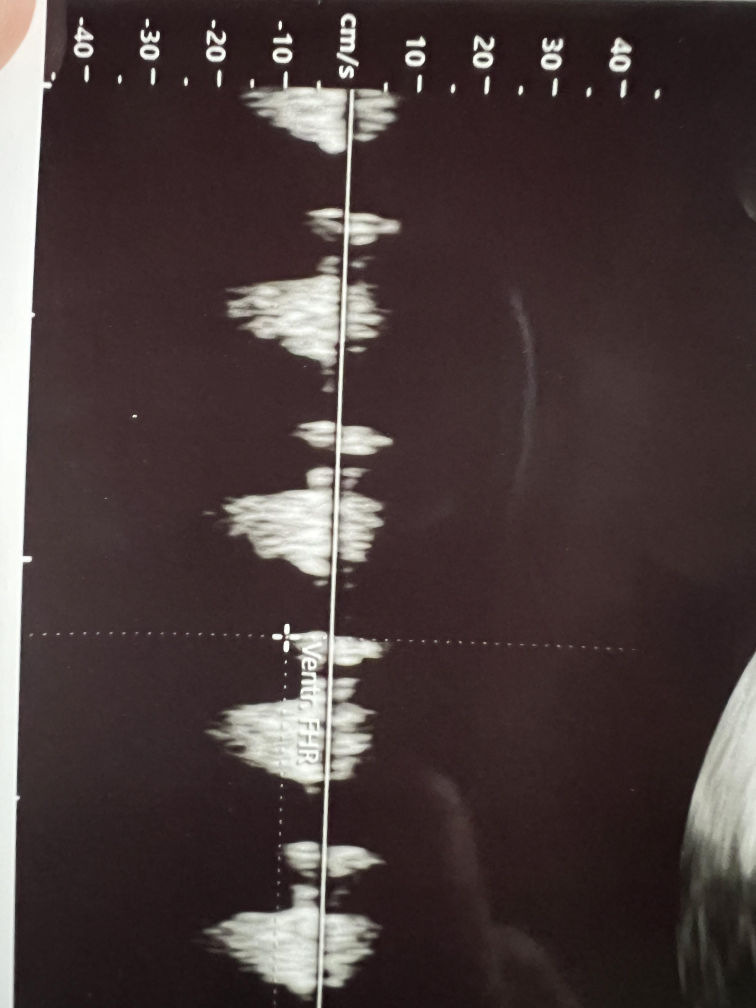
#> input picture img/hb_2.jpg, 3024 x 4032 px (shown at 1/4 size)
$ jupyter execute heartbeat.ipynb
#> lines starting #> are read from the running program, lines starting #| are printed output that depends on the picture; after the words box and inside, x2 and y2 are one past the last pixel; in counts of white or black regions, pixels touching at a corner belong together
# <center>Capturing a Heartbeat from an Image</center>
<center>by Nigel Story</center>

## Contents

* [1. Introduction](#intro)
    * [1.1 About the Data](#about)
    * [1.2 Methods](#methods)
    * [1.3 Packages and Setup](#packages)
* [2. Image Processing](#processing)
* [3. Signal Extraction](#extraction)
* [4. DBSCAN Noise Removal](#dbscan)
* [5. Signal Scaling and Interpolation](#scaling)
* [6. Conclusion](#conclusion)

## Introduction

My life was changed. There I stood in a dark doctor's office with my wife, staring at a staticky screen and listen to a gentle "bubum... bubum..." through speakers mounted in the corners of the room. It was my son's heartbeat, and my first time hearing it. It was at our 8-week ultrasound, and he was about the size of a blueberry. And after this -- the most profound moment of my life so far -- they sent us home with a cheap role of grainy images to help us remember the moment, but I would never the sound of that hearbeat -- the first sound I heard from him -- again. But I could get close...

One of the images they sent home with us had the sound wave of his heartbeat printed on it with a scale for amplitude and "133bpm."

In this project, I'll be taking that image and reproducing the sound of my son's first heartbeat.

### About the Data

The data for this project is the image of the sound produced from the first ultrasound of my son's heartbeat. More specifically, a picture taken with an iPhone of the take-home printout provided by the ultrasound technician.

### Methods

My approach to extracting the sound from the image is fairly straight-forward: scan over the pixels of the image from left to right, recording the min and max row-indices of where the image changes from black to white and vice versa. Then I interpolate a soundwave between the mins and maxes with a cubic spline. I then sample the sound wave to the correct sampling rate of a WAV audio file, and normalize the wave so that it produces the desired 133 beats per minute.

Now that I've written it out, maybe the process isn't quite so straight-forward, so let's dive in.

### Packages and Setup

For processing the image, we'll rely on the OpenCV library, and for the matrix processing of the raw pixel values, numpy. We'll also use DBSCAN clustering as a way of identifying and removing outliers and noise that might translate from the image to the sound.

[cell 1]
import cv2
import matplotlib.pyplot as plt
import pandas as pd
import numpy as np
import datetime as dt
from sklearn.cluster import DBSCAN
from sklearn.preprocessing import MinMaxScaler
from scipy.io.wavfile import write
from scipy.interpolate import interp1d
from scipy import interpolate

## Image Processing

To prepare the image for signal extraction, we'll need to first rotate the image so that the x-axis of the sound wave is horizontal. Then we'll crop the image to contain two full periods of the heartbeat's signal and use binary thresholding to convert the image to black and white.

[cell 2]
img = cv2.imread('./img/hb_2.jpg')
#> img is the input picture: shape (4032, 3024, 3); mean B, G, R 59.7, 60.1, 73.2
img = cv2.rotate(img, cv2.ROTATE_90_COUNTERCLOCKWISE)
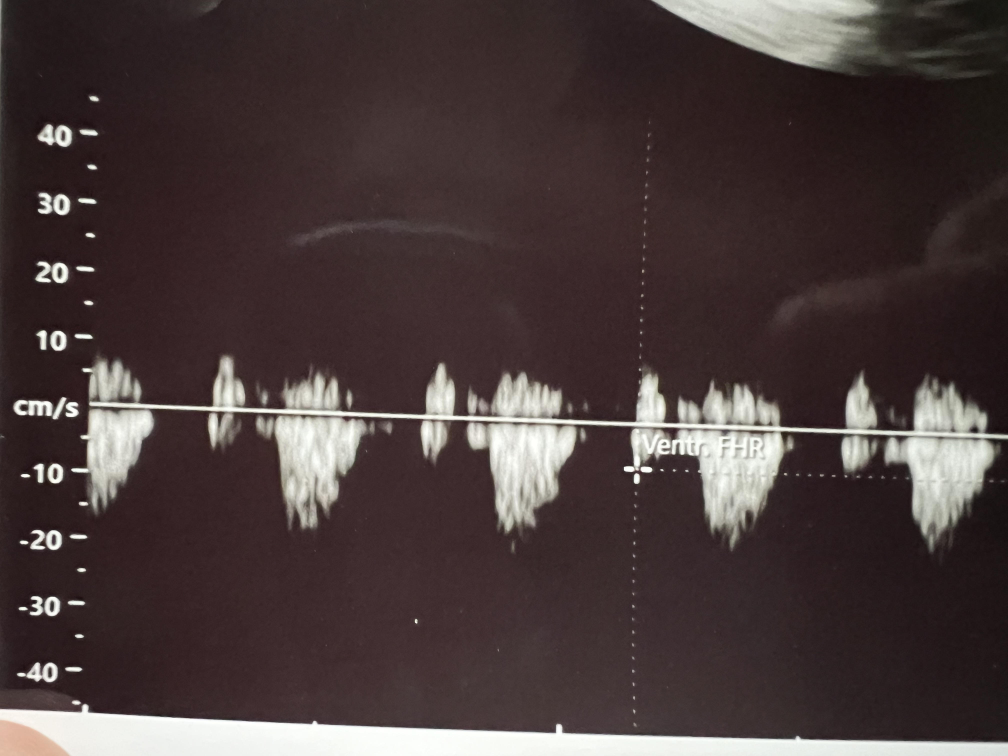
#> img: shape (3024, 4032, 3) (shown at 1/4 size); mean B, G, R 59.7, 60.1, 73.2

plt.title("Original Image")
plt.imshow(img)
plt.show()

[cell 3]
def rotate_image(image, angle):

    image_center = tuple(np.array(image.shape[1::-1]) / 2)
    rot_mat = cv2.getRotationMatrix2D(image_center, angle, 1.0)
    result = cv2.warpAffine(image, rot_mat, image.shape[1::-1], flags=cv2.INTER_LINEAR)

    return result


def crop_image(image):

    # return image[1500:2600, 420:2400]
    return image[1900:2700, 200:2000]

[cell 4]
img = cv2.imread('./img/hb_2.jpg', cv2.IMREAD_GRAYSCALE)
#> img: shape (4032, 3024); min 12, max 255, mean 64

ret, img = cv2.threshold(img, 75, 255, cv2.THRESH_BINARY)
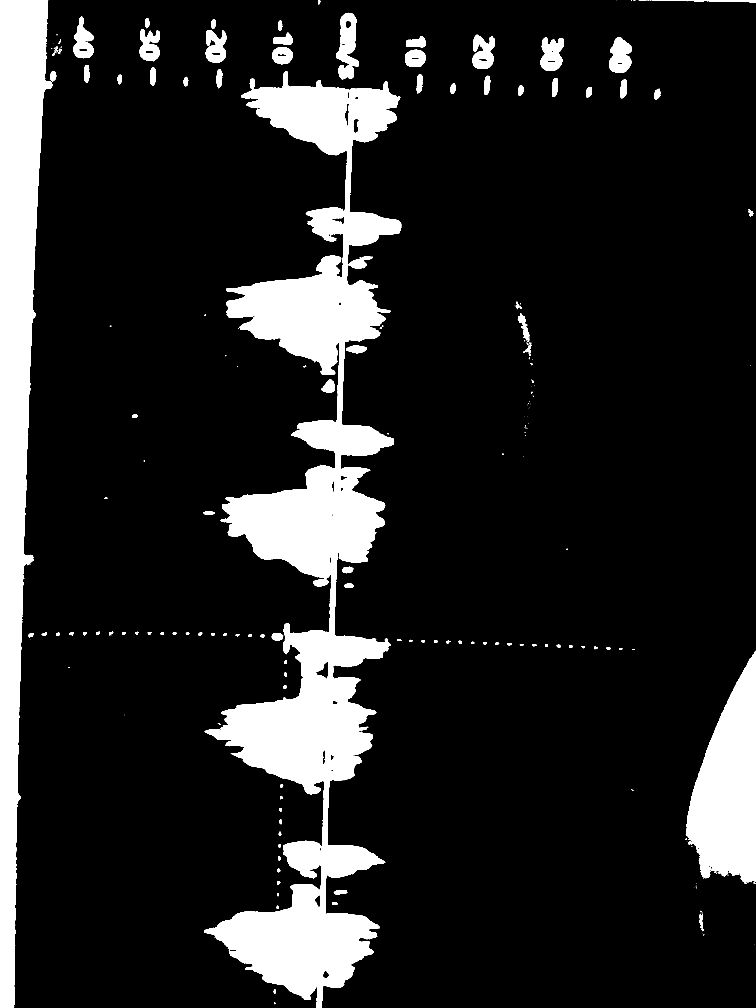
#> img: shape (4032, 3024) (shown at 1/4 size); 14% white; 275 white regions (154 under 20 px), largest, box (x1, y1, x2, y2) and area: (818, 284, 1605, 4032) 984061, (0, 0, 210, 4032) 442636, (2743, 2603, 3024, 3535) 164896

img = rotate_image(img, 92)
#> in rotate_image, `result = cv2.warpAffine(image, rot_mat, image.shape[1::-1], flags=cv2...`:
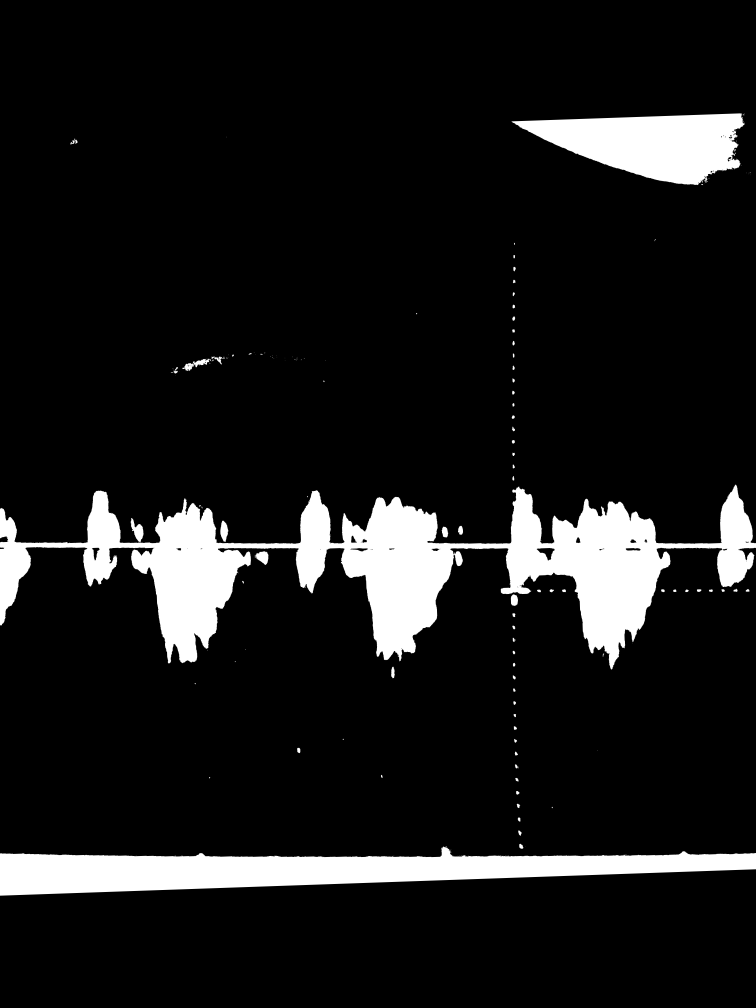
#> result: shape (4032, 3024) (shown at 1/4 size); min 0, max 255, mean 26
img = crop_image(img)
#> in crop_image, `return image[1900:2700, 200:2000]`:
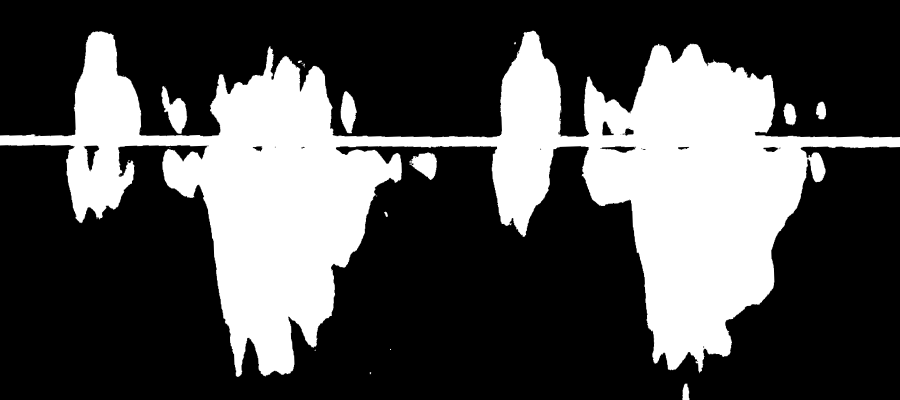
#> returned value: shape (800, 1800) (shown at 1/2 size); min 0, max 255, mean 77

[cell 5]
plt.title("Grayscaled, cropped, binary thresholding")
plt.imshow(img)
plt.show()

The image is almost ready for processing; however, the x-axis shows prominently as a thick horizontal line in this image. This will add background noise to the final sound output, so we'll try to remove it.

To do this, we'll make a simple detector for rows of pixels with high illumination. The detector will work by taking the average pixel value for each row of the image, and if the average excedes a threshold, then we'll set those pixel values to zero. To determine the threshold, let's take a look at a visualization of the average pixel values by row.

[cell 6]
avg_vals = []
for row in img:
    avg_vals.append(row.mean())
#> after the loop, avg_vals = 800 values, max 255 at index 276, min 0 at index 0, mean 76.98

plt.plot(avg_vals)
plt.show()
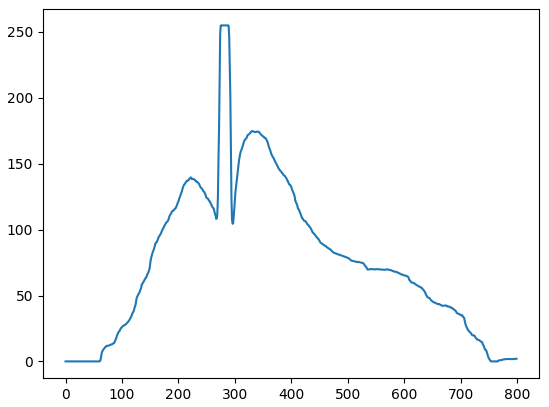
#> figure drawn by matplotlib, 1 panel; curve peaks at x = 276, y = 255

The spike in the middle represents the pixels of the x-axis, and while they average around 250 in brightness, the surrounding rows don't exceed 200, so we can set our threshold to 200 and filter out the x-axis from the image.

[cell 7]
filtered_img = np.empty((0, img.shape[1]))
#> filtered_img = empty array
z = np.zeros((1, img.shape[1]))

for i in range(img.shape[0]):
    row = img[i]
    if row.mean() < 200:
        filtered_img = np.append(filtered_img, row.reshape(1,-1), axis=0)
    else:
        filtered_img = np.append(filtered_img, filtered_img[i-1].reshape(1,-1), axis=0)

filtered_img.shape
#> Out = (800, 1800)

Let's take a look at how our filtering worked out.

[cell 8]
plt.imshow(filtered_img)

The filter worked fairly well, though there are still some areas around the x-axis with brighter pixel values, but our final signal should be much cleaner now.

## Signal Extraction

Now let's implement the pipeline for signal extraction. Like explained in the Methods section, our algorithm will scan the image from left to right, recording the min and max index values of pixel color changes, and interpolating zeros where there is no color change.

[cell 9]
def extract_signal(img):
    """Estimate signal amplitude from image of sound wave.
    For each column of binarized image array, scan pixels
    and append indices to signal if current pixel
    and previous pixel have different values.

    Args:
        img (np.ndarray): numpy representation of image pixels

    Returns:
        (np.array): Indices of pixel value changes, estimating
            sound signal amplitude.
    """

    # init empty signal
    signal = np.empty((0, 2))

    for j in range(img.shape[1]): # cols
        for i in range(img.shape[0]): # rows
            prev = img[i-1, j]
            curr = img[i, j]

            if prev != curr: # if pixel value changes, append to output signal
                signal = np.append(signal, np.array([[j, img.shape[0] - i]]), axis=0)

    return signal


# [57 lines left out: functions interpolate_nan, extract_signal_alternate, not called in this run]

[cell 10]
signal = extract_signal(filtered_img)
#> signal = 17169 pairs, first value 0 to 1799, second value 1 to 800

[cell 11]
plt.title("Extracted signal")
plt.scatter(x=signal[:, 0], y=signal[:, 1])
plt.show()
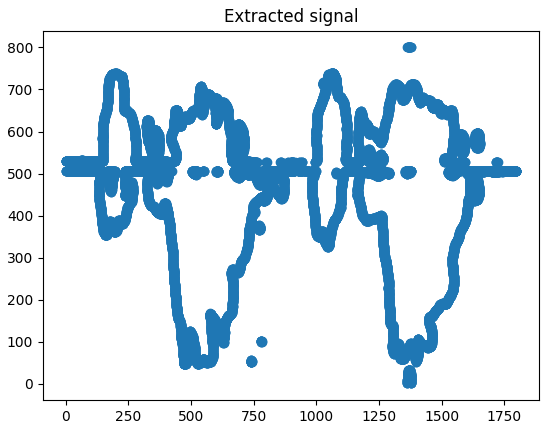
#> figure drawn by matplotlib, 1 panel

Above, we can see the key points that will form our signal. However, there are some oulier points that will cause extra noise in the final signal, So our next steps will be removing the ouliers through density-based clustering analysis.

### DBSCAN Noise Removal

Clustering isn't typically used for outlier removal in signal data, but since this signal is produced from an image, it proves quite useful here. By using a density-based clustering algorithm, points that are relatively contiguous will be clustered together, and the outliers will form smaller, isolated clusters. So by implementing DBSCAN and filtering the data for the inliers cluster, we can clean up our final signal.

Since we want to avoid creating many small clusters in favor of creating one "main" cluster, the epsilon and minimum samples values for our DBSCAN implementation will be larger than usual.

[cell 12]
# outlier removal with DBSCAN
dbs = DBSCAN(min_samples=10, eps=30)
dbs.fit(signal)

[cell 13]
df = pd.DataFrame(signal, columns=['x', 'y'])
#> df = table of 17169 rows and 2 columns
df['cluster'] = dbs.labels_

[cell 14]
plt.title("Original Signal")
for c in df.cluster.unique():
    dummy = df.query(f"cluster == {c}")
    plt.scatter(x=dummy.x, y=dummy.y, label=c)
#> this loop made 9 passes
#> dummy on passes 1 to 9: table of 16624 rows and 3 columns, table of 98 rows and 3 columns, table of 31 rows and 3 columns, table of 19 rows and 3 columns, table of 10 rows and 3 columns, table of 108 rows and 3 columns, table of 15 rows and 3 columns, table of 100 rows and 3 columns, table of 164 rows and 3 columns
plt.legend()
plt.show()
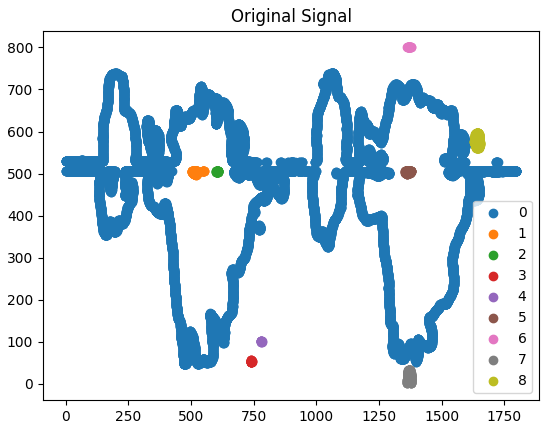
#> figure drawn by matplotlib, 1 panel

Above, you can see that the inliers cluster is cluser "0." The outlier points are also nicely highlighted. Let's filter those out and review what our cleaned signal looks like.

[cell 15]
filtered_df = df[df['cluster'].isin([0])].reset_index(drop=True)
#> filtered_df = table of 16624 rows and 3 columns

[cell 16]
plt.title('Outliers Removed')
plt.scatter(x=filtered_df.x, y=filtered_df.y, c=filtered_df.cluster)
plt.show()
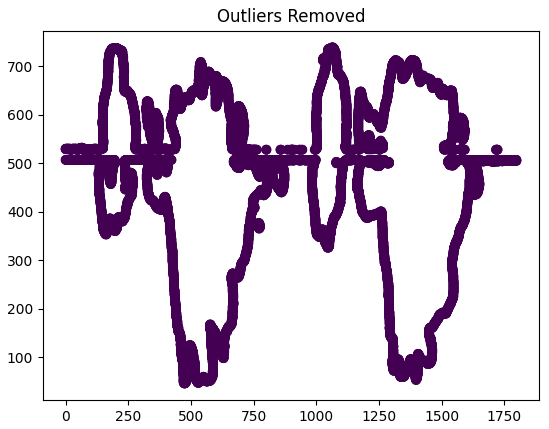
#> figure drawn by matplotlib, 1 panel

Alright, now we have the peaks and valley points of our heartbeat signal. In the next steps, we'll downsample this to a smaller number of data points, and then re-upsample the signal to make a waveform using cubic spline interpolation.

## Signal Scaling and Interpolation

Let's normalize the soon-to-be audio by scaling the data points between 0 and 1. Then we'll downsample by sampling every third data point. This will also ensure the alternation between peaks and valleys in our final sound wave.

[cell 17]
filtered_df['amplitude'] = MinMaxScaler().fit_transform(filtered_df['y'].to_numpy().reshape(-1,1))
processed_signal = filtered_df[['amplitude']].to_numpy()
#> processed_signal = 16624 values, max 1 at index 10028, min 0 at index 4743, mean 0.603
processed_signal.shape
#> Out = (16624, 1)

[cell 18]
# downsample
downsampled_signal = processed_signal[::3, :]
#> downsampled_signal = 5542 values, max 1 at index 3345, min 0 at index 1581, mean 0.601
downsampled_signal.shape
#> Out = (5542, 1)

Let's take a look at the downsampled data as a time series signal.

[cell 19]
plt.plot(downsampled_signal)
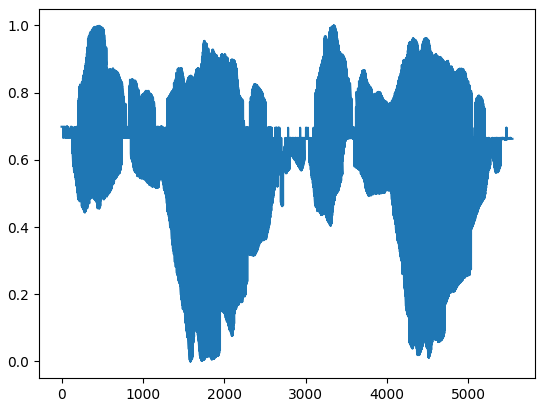
#> figure drawn by matplotlib, 1 panel; curve peaks at x = 3345, y = 1

If we listened to this signal as audio, we would immediately notice a few things. First, the sound would be high-pitched, and the beats would be much faster than 133 beats per minute, so we'll need to slow down the audio by reducing the frequency, or increasing the period, of the signal. Second, the sound would sound very "sharp" -- there would be excessing highend to the audio. We can mitigate this by smoothing out the signal using cubic spline interpolation to re-upsample the audio. Essentially turning sharp corners in the signal into smooth curves.

We'll start by calculating the amount by which we'll need to slow down and upsample the the signal based on the 40k herz playback rate of WAV files and our desired 133 beats per minute.

[cell 20]
baby_bpm = 133
playback_rate = 48000
n_samples = downsampled_signal.shape[0]
#> n_samples = 5542
beats_in_photo = 2

curr_elapsed_time_minutes = (n_samples / playback_rate) / 60
#> curr_elapsed_time_minutes = 0.00192
curr_bpm = 2 / curr_elapsed_time_minutes
#> curr_bpm = 1039.3

slowdown_factor = curr_bpm / baby_bpm
#> slowdown_factor = 7.81

print(f"Current BPM: {curr_bpm:0.2f}. Desired BPM: {baby_bpm}. Slowdown factor: {slowdown_factor:0.2f}.")
#| Current BPM: 1039.34. Desired BPM: 133. Slowdown factor: 7.81.

So we know now by how much we need to slow down our audio, but we'll first perform our interpolation and smoothing.

[cell 21]
interp = interp1d(x=range(downsampled_signal.shape[0]), y=downsampled_signal, kind='cubic', axis=0)

And now to slow it down...

[cell 22]
adj_signal = []

for i in np.arange(0, downsampled_signal.shape[0] - 1, 1/slowdown_factor):
    adj_signal.append(interp(i))
#> after the loop, adj_signal = 43301 items

adj_signal = np.array(adj_signal)
adj_signal.shape
#> Out = (43301, 1)

One of our final steps will be to center the start of the signal to zero, or silence. This will help mitigate and background hum.

[cell 23]
center = adj_signal[:30].mean() # beginning of the signal should pretty much be silent, or 0
#> center = 0.698
centered_signal = adj_signal - center

Let's take a look at the final signal!

[cell 24]
plt.title("Smoothed (cubic spline interpolation) and time-adjusted sound wave")
plt.plot(centered_signal)
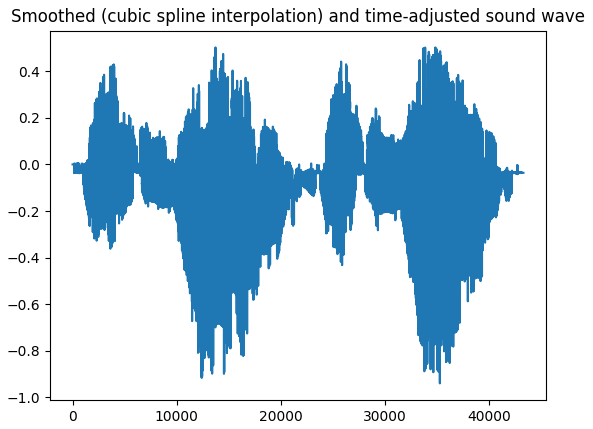
#> figure drawn by matplotlib, 1 panel; curve peaks at x = 13726, y = 0.503

Finally, let's write our signal out to a WAV audio file.

[cell 25]
upsample = centered_signal
for i in range(4):
    upsample = np.append(upsample, upsample, axis=0)

upsample.shape
#> Out = (692816, 1)
